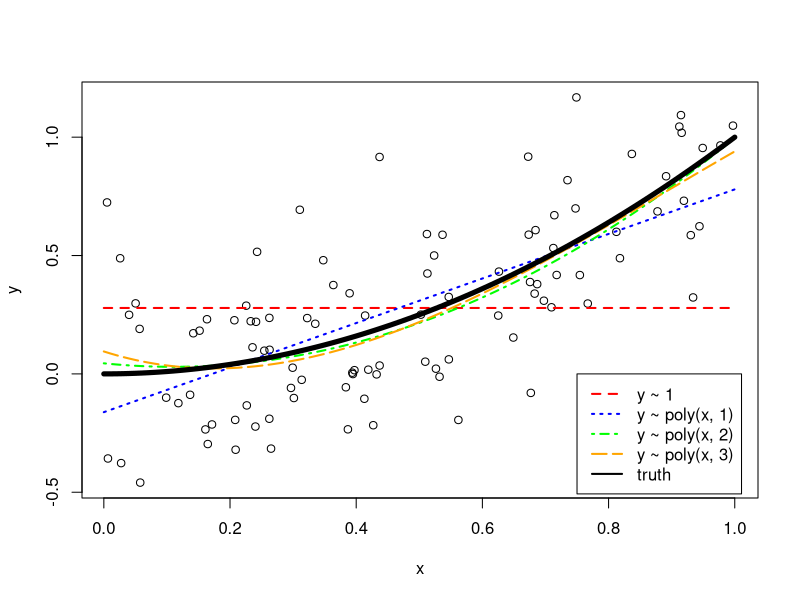
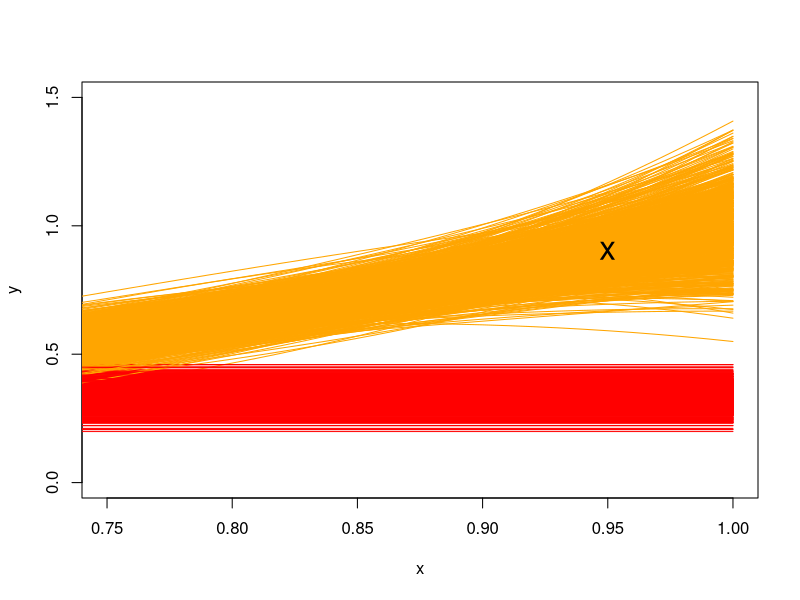

These figures' R source, in order:
## ---- chunk 1
f = function(x) {
  x ^ 2
}
## ---- chunk 2
get_sim_data = function(f, sample_size = 100) {
  x = runif(n = sample_size, min = 0, max = 1)
  y = f(x) + rnorm(n = sample_size, mean = 0, sd = 0.3)
  data.frame(x, y)
}
## ---- chunk 3
sim_data = get_sim_data(f, sample_size = 100)

fit_1 = lm(y ~ 1, data = sim_data)
fit_2 = lm(y ~ poly(x, degree = 1), data = sim_data)
fit_3 = lm(y ~ poly(x, degree = 2), data = sim_data)
fit_4 = lm(y ~ poly(x, degree = 3), data = sim_data)
## ---- chunk 4
set.seed(430)
plot(y ~ x, data = sim_data)
grid = seq(from = 0, to = 1, by = 0.01)
lines(grid, predict(fit_1, newdata = data.frame(x = grid)), 
      col = "red", lwd = 2, lty = 2)
lines(grid, predict(fit_2, newdata = data.frame(x = grid)), 
      col = "blue", lwd = 2, lty = 3)
lines(grid, predict(fit_3, newdata = data.frame(x = grid)), 
      col = "green", lwd = 2, lty = 4)
lines(grid, predict(fit_4, newdata = data.frame(x = grid)), 
      col = "orange", lwd = 2, lty = 5)
lines(grid, f(grid), col = "black", lwd = 5)
legend(x = 0.75, y = 0, 
       c("y ~ 1", "y ~ poly(x, 1)", "y ~ poly(x, 2)",  "y ~ poly(x, 3)", "truth"), 
       col = c("red", "blue", "green", "orange", "black"), lty = c(2, 3, 4, 5, 1), lwd = 2)
## ---- chunk 5
set.seed(1)
n_sims = 1000
n_models = 4
x0 = 0.95
predictions = matrix(0, nrow = n_sims, ncol = n_models)
sim_data = get_sim_data(f, sample_size = 100)
plot(y ~ x, data = sim_data, col = "white", xlim = c(0.75, 1), ylim = c(0, 1.5))

for (i in 1:n_sims) {
  
  sim_data = get_sim_data(f, sample_size = 100)

  fit_1 = lm(y ~ 1, data = sim_data)
  fit_2 = lm(y ~ poly(x, degree = 1), data = sim_data)
  fit_3 = lm(y ~ poly(x, degree = 2), data = sim_data)
  fit_4 = lm(y ~ poly(x, degree = 3), data = sim_data)
  
  lines(grid, predict(fit_1, newdata = data.frame(x = grid)), col = "red", lwd = 1)
  # lines(grid, predict(fit_2, newdata = data.frame(x = grid)), col = "blue", lwd = 1)
  # lines(grid, predict(fit_3, newdata = data.frame(x = grid)), col = "green", lwd = 1)
  lines(grid, predict(fit_4, newdata = data.frame(x = grid)), col = "orange", lwd = 1)

  predictions[i, ] <- c(
    predict(fit_1, newdata = data.frame(x = x0)),
    predict(fit_2, newdata = data.frame(x = x0)),
    predict(fit_3, newdata = data.frame(x = x0)),
    predict(fit_4, newdata = data.frame(x = x0))
  )
}

points(x0, f(x0), col = "black", pch = "x", cex = 2)
## ---- chunk 6
eps = rnorm(n = n_sims, mean = 0, sd = 0.3)
y0 = f(x0) + eps
## ---- chunk 7
get_bias = function(estimate, truth) {
  mean(estimate - truth)
}

get_mse = function(estimate, truth) {
  mean((estimate - truth) ^ 2)
}
## ---- chunk 8
bias = apply(predictions, 2, get_bias, y0)
variance = apply(predictions, 2, var)
mse = apply(predictions, 2, get_mse, y0)
## ---- chunk 9
options(scipen = 999)
## ---- chunk 10
options(scipen = 0)
## ---- chunk 11
all(diff(bias ^ 2) < 0)
all(diff(variance) > 0)
diff(mse)
## ---- chunk 12
bias ^ 2 + variance + var(eps)
mse
